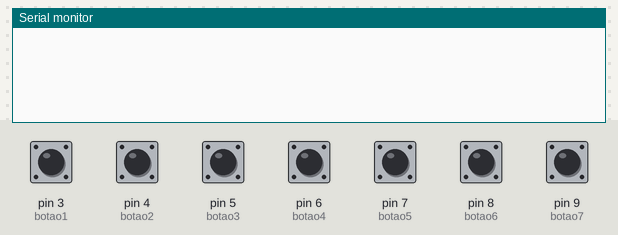
The sketch below on a simulated Arduino Uno, built with avr-gcc and run on an emulated ATmega328P. On the bench: the last lines printed to the serial monitor. The inputs (shaded band) are chosen by the test bench; at power-on: pin 3 (botao1), pin 4 (botao2), pin 5 (botao3), pin 6 (botao4), pin 7 (botao5), pin 8 (botao6), pin 9 (botao7) LOW.

Above: at 1.2 s.
1.3 s: pin 3 (botao1) pulled HIGH for 0.15 s
At 2.3 s:
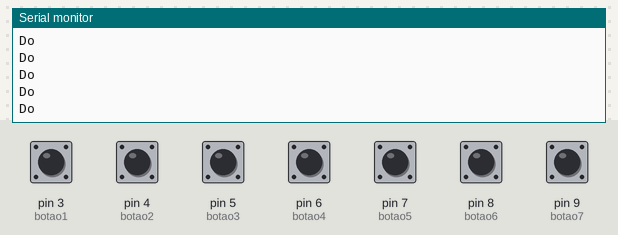
2.9 s: pin 4 (botao2) pulled HIGH for 0.15 s
At 3.5 s:
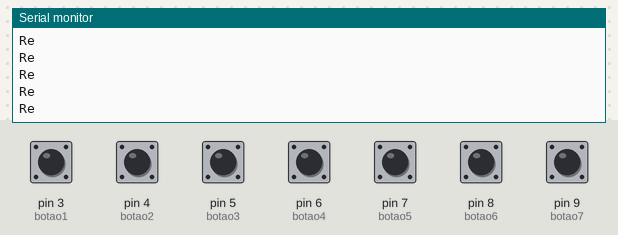
4.5 s: pin 5 (botao3) pulled HIGH for 0.15 s
At 5.8 s:
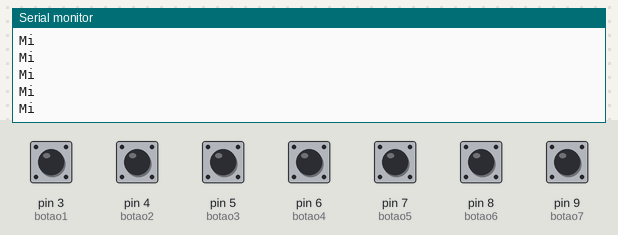
6.1 s: pin 6 (botao4) pulled HIGH for 0.15 s
At 7.1 s:
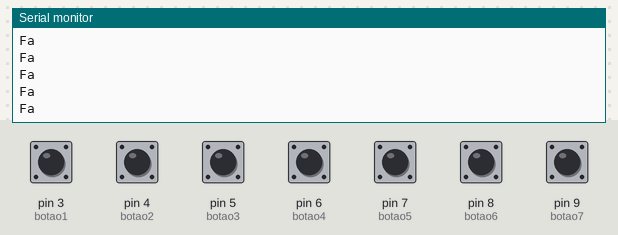
7.7 s: pin 7 (botao5) pulled HIGH for 0.15 s
At 8.2 s:
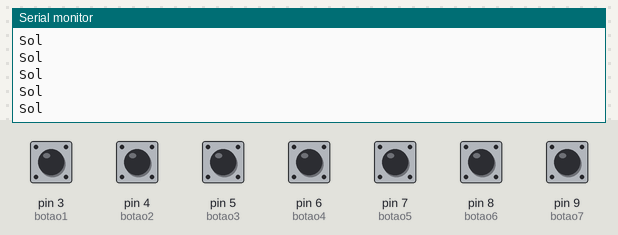
9.3 s: pin 8 (botao6) pulled HIGH for 0.15 s
At 10.8 s:
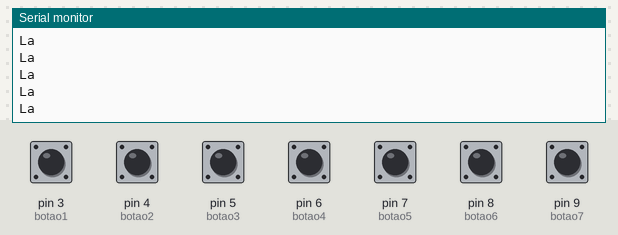

Measured:
- after the input at 1.3 s, the serial monitor: prints a new line at once (image 1)
- after the input at 2.9 s, the serial monitor: prints a new line at once (image 2)
- after the input at 4.5 s, the serial monitor: prints a new line at once (image 3)
- after the input at 6.1 s, the serial monitor: prints a new line at once (image 4)
- after the input at 7.7 s, the serial monitor: prints a new line at once (image 5)
- after the input at 9.3 s, the serial monitor: prints a new line at once (image 6)

The sketch:

exercicio_71.ino
```cpp
const int botao1 = 3;
const int botao2 = 4;
const int botao3 = 5;
const int botao4 = 6;
const int botao5 = 7;
const int botao6 = 8;
const int botao7 = 9;

int var1;
int var2;
int var3;
int var4;
int var5;
int var6;
int var7;

 void setup()
 {
      pinMode(botao1, INPUT);
      pinMode(botao2, INPUT);
      pinMode(botao3, INPUT);
      pinMode(botao4, INPUT);
      pinMode(botao5, INPUT);
      pinMode(botao6, INPUT);
      pinMode(botao7, INPUT);
      Serial.begin(9600);
 }


 void loop()
 {

var1 = digitalRead(botao1);
var2 = digitalRead(botao2);
var3 = digitalRead(botao3);
var4 = digitalRead(botao4);
var5 = digitalRead(botao5);
var6 = digitalRead(botao6);
var7 = digitalRead(botao7);

 if (var1){
   Serial.println("Do");
 }

 if (var2){
   Serial.println("Re");
 }

 if (var3){
   Serial.println("Mi");
 }

 if (var4){
   Serial.println("Fa");
 }

 if (var5){
   Serial.println("Sol");
 }
 if (var6){
   Serial.println("La");
 }
 if (var7){
   Serial.println("Si");
 }
 }
```
